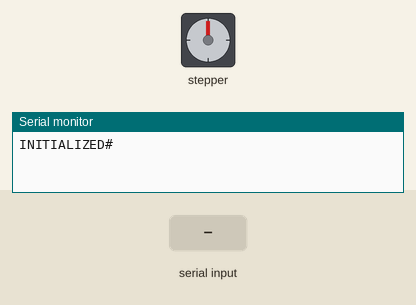
Recording of a sketch running on a simulated Arduino Uno, built with avr-gcc and run on an emulated ATmega328P. Parts: stepper motor, the last lines printed to the serial monitor. The test bench sets the inputs (shaded band). Stepper angles assume 2048 steps per turn.

Above: at 1.2 s.
1.3 s: "C#" received over Serial
2.8 s: "P#" received over Serial
4.3 s: "W#" received over Serial
5.8 s: "90,45#" received over Serial
7.3 s: "F90#" received over Serial
At 8.8 s:
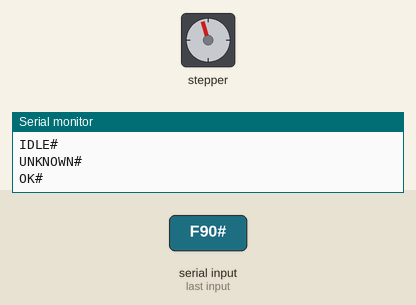
9.2 s: "B90#" received over Serial
At 11.0 s:
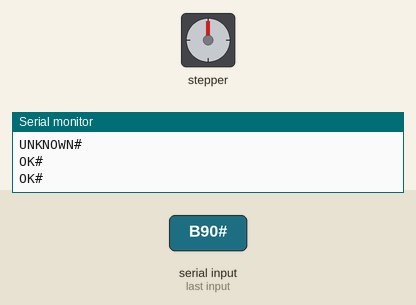
Timing chart, 0 to 12.1 s (numbered marks = the images above; inputs shaded):
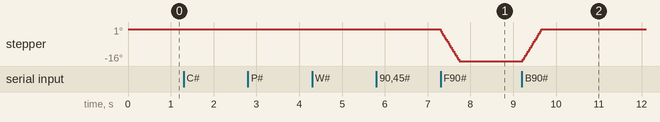

Measured:
- after the input at 7.3 s, stepper: turns 16° counter-clockwise in 0.44 s, starting at once
- after the input at 9.2 s, stepper: turns 16° clockwise in 0.44 s, starting at once

The sketch:

sh-simple-focuser.ino.ino
```cpp
#include <AccelStepper.h>

constexpr auto DEVICE_GUID = "906335CB-A62C-4134-B41E-7C2A4CF44D0C";

// Creates an instance
// Pins entered in sequence IN1-IN3-IN2-IN4 for proper step sequence
AccelStepper myStepper(AccelStepper::FULL4WIRE, 2, 4, 3, 5);

bool isConnected = false;

void setup() {
  Serial.begin(57600, SERIAL_8N1);
  Serial.setTimeout(100);
  while (!Serial);
  Serial.println("INITIALIZED#");

  myStepper.setCurrentPosition(0);
	myStepper.setMaxSpeed(200.0);
  myStepper.disableOutputs();
}

void loop() {
  if (Serial.available() > 0) {
    String command = Serial.readStringUntil('#');
    String response = processCommand(command);
    Serial.println(response);
  }

  myStepper.runSpeedToPosition();
}

String processCommand(String command) {
  char commandCode = command[0];

  String stepsString = command.substring(1);
  int stepsNumber = stepsString.toInt();
  bool isRunning = myStepper.isRunning() && myStepper.distanceToGo() != 0;

  switch(commandCode) {
    // CONNNECT
    case 'C':
      myStepper.enableOutputs();
      isConnected = true;
      return "OK#";
    // DISCONNECT
    case 'D':
      if(isRunning) {
        myStepper.setSpeed(0);
        myStepper.move(0);
        myStepper.runToPosition();
      }
      isConnected = false;
      myStepper.disableOutputs();
      return "OK#";
    // FORWARD steps
    case 'F':
      if(!isConnected) { return "NOK#"; }
      myStepper.move(-stepsNumber);
      myStepper.setSpeed(200);
      return "OK#";
    // BACKWARD steps
    case 'B':
      if(!isConnected) { return "NOK#"; }
      myStepper.move(stepsNumber);
      myStepper.setSpeed(200);
      return "OK#";
    // STOP
    case 'S':
      if(!isConnected) { return "NOK#"; }
      myStepper.setSpeed(0);
      myStepper.move(0);
      myStepper.runToPosition();
      return "OK#";
    // PING
    case 'P':
      return "OK:" + String(DEVICE_GUID) + "#";
    // STATUS (aka WHAT)
    case 'W':
      if(!isConnected) { return "NOK#"; }
      return isRunning ? "MOVING#" : "IDLE#";
    default:
      return "UNKNOWN#";
  }
}
```
